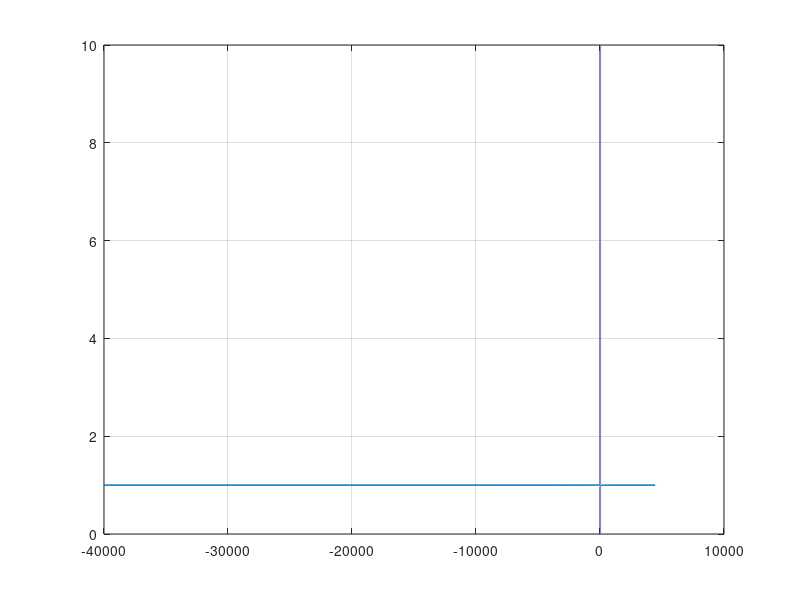
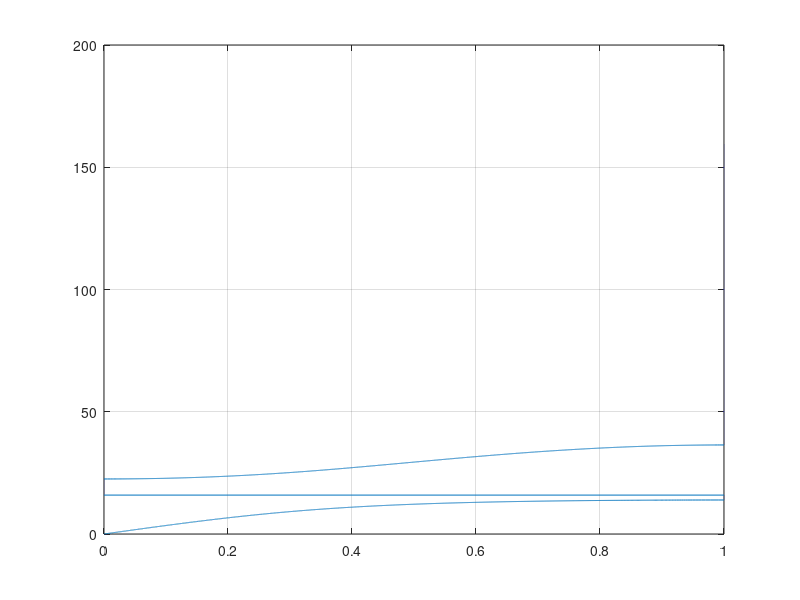
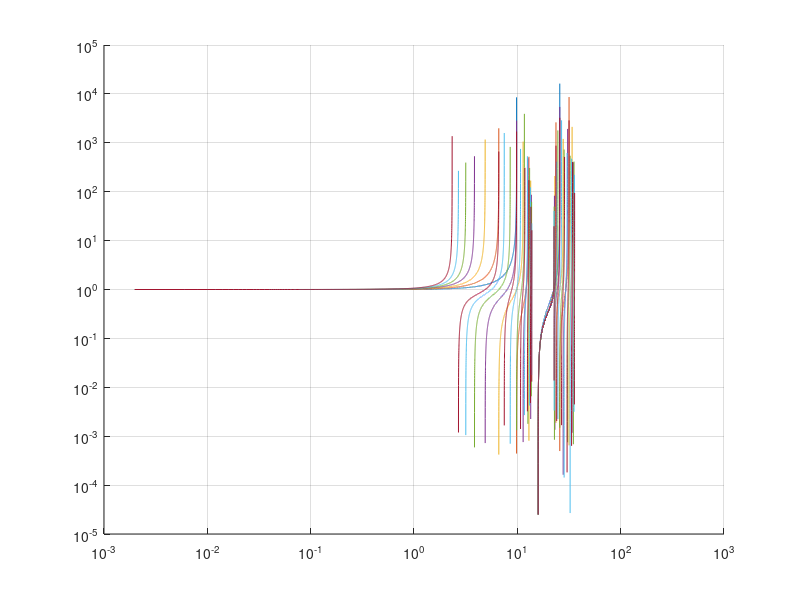
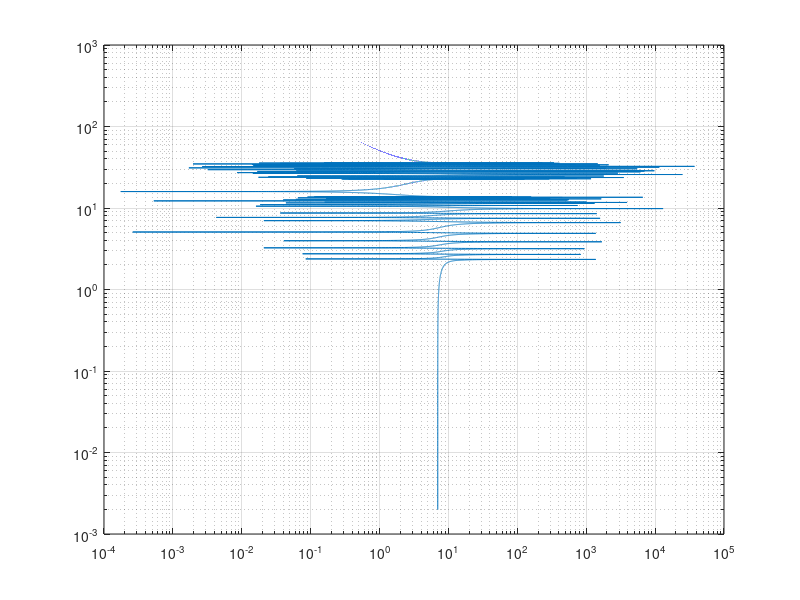

The MATLAB script that drew these images, in order:
m1=0.1; 
m2=1*m1;
k1=1000;
k2=1*k1; %118.4353;
SpringRatio=k2/k1
MassRatio=m2/m1
% m1=0.2927;
% m2=0.03;
% k1=8557;
% k2=1895;

w0=sqrt(k2/m2);

% effective mass
theta=m2/m1;
w2=sqrt(k2/m2);

w=linspace(0,1000,80000);
A=w;
B=w2;
C=A./B;

meff=m1+(m2*w2^2)./(w2^2-A.^2);

figure
plot(meff/m1,C)
grid
% axis([-20 20 0 3])

qL=2*(asin(sqrt((meff)/(4*k1).*A.^2)));

figure
plot(real(qL)/pi,A/(2*pi))
grid
% axis([0 1 0 12])
% omega=(1/B^2)*sqrt((2*k1)./((meff)).*(1-cos(qL)));
% 
% figure
% plot(qL,abs(omega),qL,imag(omega),qL,real(omega))
% grid
% axis([0 pi 0 3])

% syms wL qL %m1 m2 k1 k2
% f1= @(qL,wL) 0.03*wL^4 - (m1+m2)*k2 + 2*m2*k1*(1-cos(qL))*wL^2 + 2*k1*k2*(1-cos(qL));
% % sol = solve(eqn)
% % solw=solve(eqn,wL)
% % a=linspace(0,pi,10000);
% figure
% fimplicit(f,[0 pi 0 3.5])
% xlabel('wavenumber, qL') % x-axis label
% ylabel('frequency, w') % y-axis label
% grid
% omega=sqrt(((4*k1)/m1))*sin(qL/2);
% Q1=-(10000*cos(a) - (50*(360000*cos(a).^2 - 717600.*cos(a) + 8940012/25).^(1/2))/3 - 10000);
% Q2=-(10000*cos(a) + (50*(360000*cos(a).^2 - 717600.*cos(a) + 8940012/25).^(1/2))/3 - 10000);
% 
% figure
% plot(a,(Q1/50),a,(Q2/50))
% grid
% % axis([0 pi 0 3])
% 
%% Transmittance

% T10=(k1)./(k1-meff.*A.^2);
% figure
% loglog(A,T10)
% grid
% hold on
% T9=(k1)./(k1*(2-T10)-meff.*A.^2);
% loglog(A,T9)
% T8=(k1)./(k1*(2-T9)-meff.*A.^2);
% loglog(A,T8)
figure
hold on
grid
B=A/(2*pi);
T7=(k1)./(k1*(1)-meff.*A.^2);
loglog(B,T7)
T6=(k1)./(k1*(2-T7)-meff.*A.^2);
loglog(B,T6)
T5=(k1)./(k1*(2-T6)-meff.*A.^2);
loglog(B,T5)
T4=(k1)./(k1*(2-T5)-meff.*A.^2);
loglog(B,T4)
T3=(k1)./(k1*(2-T4)-meff.*A.^2);
loglog(B,T3)
T2=(k1)./(k1*(2-T3)-meff.*A.^2);
loglog(B,T2)
T1=(k1)./(k1*(2-T2)-meff.*A.^2);
loglog(B,T1)
figure
Tall=T7+T6+T5+T4+T3+T2+T1;
loglog(abs(Tall),B)
grid
%% band structure
freq=50;
w_2=freq*2*pi;
m2=0.03; m2
k2=w_2^2*m2; k2
upper=(freq+2)/freq;
lower=(freq-2)/freq;
Mr=upper^2-1;
m1=m2/Mr; m1

L=12500000*lower^2*(-49999041*Mr+50000000*lower^2-49999041);
Q=49999041*(50000000*lower^2-49999041);

T=L/Q;

Kr=Mr/T;
k1=k2/Kr; k1
